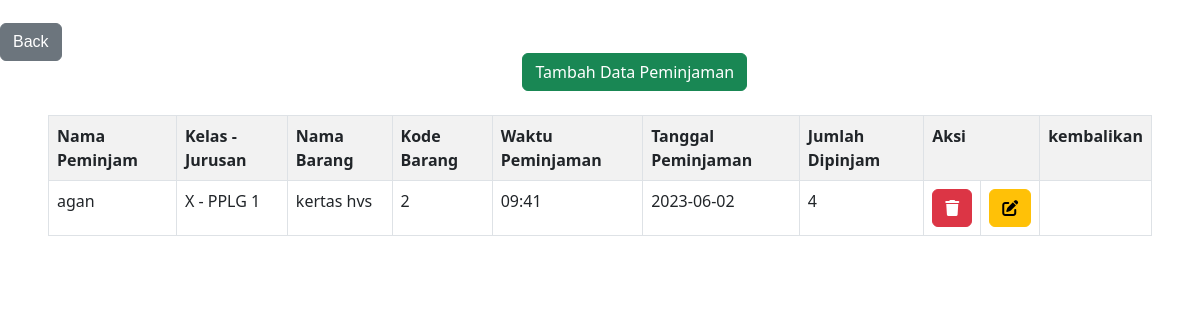
Page /inventaris/barang.php on the committed database.
### tables this page shows
CREATE TABLE `barang` (
  `kode_brg` int(11) NOT NULL,
  `nama_brg` varchar(30) NOT NULL,
  `kd_barang` int(11) NOT NULL,
  `jurusan` varchar(50) NOT NULL,
  `nama_p` varchar(40) NOT NULL,
  `waktu_p` varchar(50) NOT NULL,
  `jumlah_brg` int(30) NOT NULL,
  `tanggal_p` date NOT NULL
);

CREATE TABLE `tabel_barang` (
  `kd_brg` int(11) NOT NULL,
  `nama_barang` varchar(100) NOT NULL,
  `stock` int(11) NOT NULL,
  `categori` int(20) NOT NULL
);

### inventaris/barang.php (the view, shortened to what this page needs)
<!DOCTYPE html>
<html lang="en">
<head>
    <link href="https://cdn.jsdelivr.net/npm/bootstrap@5.2.3/dist/css/bootstrap.min.css" rel="stylesheet">
</head>
<body>
  <div>
    <br>
    <br>
  <a href="../admin.php" style="float: left; text-decoration: none; color: black; font-family: arial; font-weight: 700; margin-top: -30px; margin-right: 8px;"><button class="btn btn-secondary">Back</button></a>
</div>
<center><button type="button" class="btn btn-success" data-bs-toggle="modal" data-bs-target="#exampleModal">
  Tambah Data Peminjaman
</button></center>
<br>
    <div>
        <?php include 'tabel.php'; ?>
    </div>
</body>
</html>

### inventaris/tabel.php (shortened to what this page needs)
<html lang="en">
<head>
</head>
<link href='https://unpkg.com/boxicons@2.1.4/css/boxicons.min.css' rel='stylesheet'>
<body>
    <div class="col px-5">
    <form action="">
    <table class="table table-striped table-bordered table-hover" align="center">
        <tr>
            <th>Nama Peminjam</th>
            <th>Kelas - Jurusan</th>
            <th>Nama Barang</th>
            <th>Kode Barang</th>
            <th>Waktu Peminjaman</th>
            <th>Tanggal Peminjaman</th>
            <th>Jumlah Dipinjam</th>
            <th colspan="2">Aksi</th>
            <th colspan="1">kembalikan</th>
        </tr>
        <tr>
            <?php
            $koneksi = mysqli_connect("localhost","root","","tekstil");
            $sql = "SELECT * FROM barang,tabel_barang WHERE barang.nama_brg = tabel_barang.kd_brg ORDER BY kd_brg DESC";
            $hasil = mysqli_query($koneksi, $sql);
            while($data = mysqli_fetch_array($hasil)) {
                ?>
                <td><?php echo $data['nama_p']; ?></td>
                <td><?php echo $data['jurusan']; ?></td>
                <td><?php echo $data['nama_barang']; ?></td>
                <td><?php echo $data['kd_barang']; ?></td>
                <td><?php echo $data['waktu_p']; ?></td>
                <td><?php echo $data['tanggal_p']; ?></td>
                <td><?php echo $data['jumlah_brg']; ?></td>
                <td><a href="tabels.php?kode_brg=<?php echo $data['kode_brg']; ?>" class="btn btn-danger"><i class="fa-solid fa-trash"></i></a></td>
                <td><a href="edit_brg.php?kode_brg=<?php echo $data['kode_brg']; ?>" class="btn btn-warning"><i class="fa-solid fa-pen-to-square"></i></a></td>
                <td><a href="edit_pengembalian.php?kode_brg=<?php echo $data['kode_brg']; ?>"><box-icon name='transfer-alt'></box-icon></a></td>
            </tr>
            <?php
            }
            ?>
    </table>
        </form>
        </div>
</body>
</html>

### rows in the picture
barang: nama_p "agan", jurusan "X - PPLG 1", kd_barang.nama_barang "kertas hvs", kd_barang "2", waktu_p "09:41", tanggal_p "2023-06-02", jumlah_brg "4"
